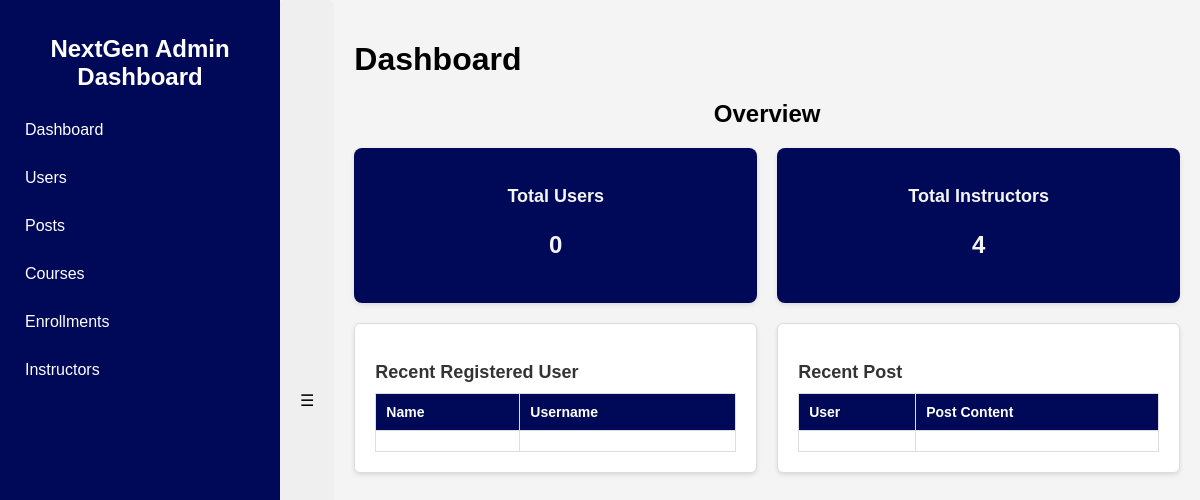
The page /database/ on the database as committed earlier.
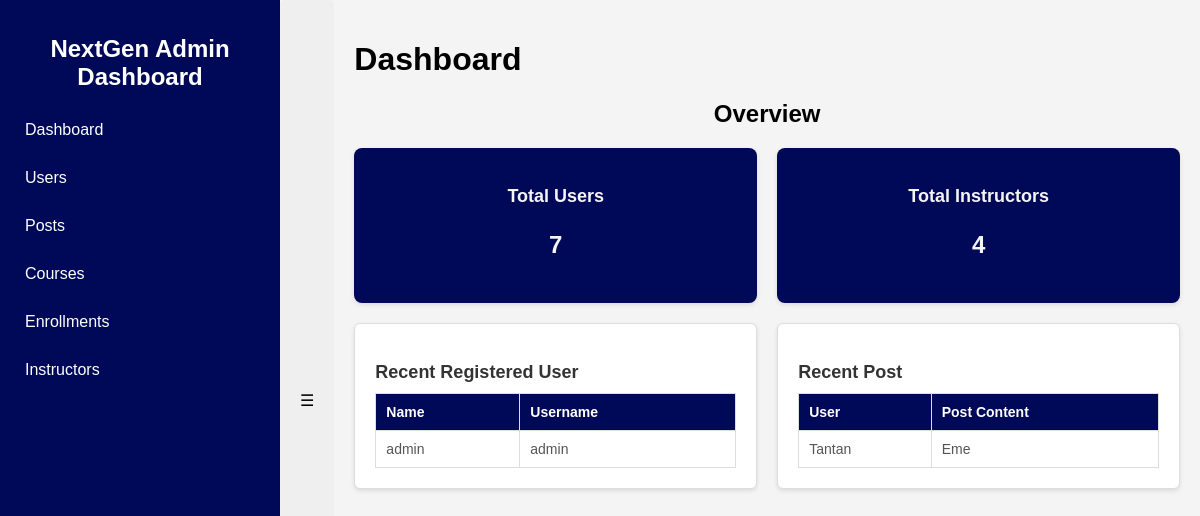
The same page on the database as committed later.
### app/models.py (models this page shows, shortened)
class User(models.Model):
    name = models.CharField(max_length=100)
    username = models.CharField(max_length=100, unique=True)
    password = models.CharField(max_length=100)
    email = models.EmailField(unique=True)
    def __str__(self):
        return self.username

class Post(models.Model):
    user = models.ForeignKey(User, on_delete=models.CASCADE, related_name='posts', default='')
    body = models.TextField()

### app/views.py (the view)
# urls.py: path('database/', DatabasePageView.as_view(), name='database'),
class DatabasePageView(TemplateView):
    template_name = 'app/database.html'
    def get_context_data(self, **kwargs):
        context = super().get_context_data(**kwargs)
        context['users'] = User.objects.all()
        context['posts'] = Post.objects.all()
        context['courses'] = Course.objects.all()
        context['enrollments'] = Enrollment.objects.all()
        context['instructors'] = Instructor.objects.all()
        context['total_users'] = User.objects.count()
        context['total_instructors'] = Instructor.objects.count()
        try:
            context['recent_user'] = User.objects.latest('id')
        except ObjectDoesNotExist:
            context['recent_user'] = None  # Default to None if no users exist
        try:
            context['recent_post'] = Post.objects.latest('id')
        except ObjectDoesNotExist:
            context['recent_post'] = None  # Default to None if no posts exist
        return context

### app/models.py (called while the page is built)
    def __str__(self):
        return f"{self.course_type}"

    def __str__(self):
        return self.name

### app/templates/app/database.html (shortened to what this page needs)
<!DOCTYPE html>
{% load static %}
<html lang="en">
<head>
    <link rel="stylesheet" href="{% static 'css/admin_database.css' %}">
    <link href='https://unpkg.com/boxicons@2.1.4/css/boxicons.min.css' rel='stylesheet'>
</head>
<body onload="ShowDashboard()">
    <div class="container">
        <aside class="sidebar" id="sidebar">
            <h2>NextGen Admin Dashboard</h2>
            <nav>
                <ul>
                    <li><a href="#" onclick="showSection('dashboard')">Dashboard</a></li>
                    <li><a href="#" onclick="showSection('user')">Users</a></li>
                    <li><a href="#" onclick="showSection('post')">Posts</a></li>
                    <li><a href="#" onclick="showSection('course')">Courses</a></li>
                    <li><a href="#" onclick="showSection('enrollment')">Enrollments</a></li>
                    <li><a href="#" onclick="showSection('instructor')">Instructors</a></li>
                </ul>
            </nav>
        </aside>
        <button class="sidebar-toggle" onclick="toggleSidebar()">☰</button>
        <main class="main-content">
            <header>
                <h1>Dashboard</h1>
            </header>
            <section id="dashboard" class="content-section" style="display: none;">
                <h2>Overview</h2>
                <div class="overview-cards">
                    <div class="card">
                        <h3>Total Users</h3>
                        <p>{{ total_users }}</p>
                    </div>
                    <div class="card">
                        <h3>Total Instructors</h3>
                        <p>{{ total_instructors }}</p>
                    </div>
                </div>
                <div class="tables-section">
                    <div class="table-container">
                        <h3>Recent Registered User</h3>
                        <table class="dashboard-table">
                            <thead>
                                <tr>
                                    <th>Name</th>
                                    <th>Username</th>
                                </tr>
                            </thead>
                            <tbody>
                                <tr>
                                    <td>{{ recent_user.name }}</td>
                                    <td>{{ recent_user.username }}</td>
                                </tr>
                            </tbody>
                        </table>
                    </div>
                    <div class="table-container">
                        <h3>Recent Post</h3>
                        <table class="dashboard-table">
                            <thead>
                                <tr>
                                    <th>User</th>
                                    <th>Post Content</th>
                                </tr>
                            </thead>
                            <tbody>
                                <tr>
                                    <td>{{ recent_post.user }}</td>
                                    <td>{{ recent_post.body }}</td>
                                </tr>
                            </tbody>
                        </table>
                    </div>
                </div>
            </section>
        </main>
    </div>
</body>
</html>

### static/css/admin_database.css (style rules this page uses)
body { font-family: Arial, sans-serif; margin: 0; padding: 0; display: flex; height: 100vh; background-color: #f4f4f4; transition: background-color 0.3s ease; }
.container { display: flex; width: 100%; height: 100%; }
.sidebar { width: 250px; background-color: #000957; color: white; padding: 15px; height: 100%; transition: width 0.3s ease; }
.sidebar h2 { font-size: 24px; text-align: center; margin-bottom: 20px; }
.sidebar ul { list-style-type: none; padding: 0; }
.sidebar ul li a { display: block; text-decoration: none; padding: 10px; margin: 10px 0; color: #fff; border-radius: 5px; transition: background-color 0.3s ease; }
.main-content { flex: 1; padding: 20px; overflow-y: auto; }
.overview-cards { display: grid; grid-template-columns: repeat(2, 1fr); gap: 20px; margin-bottom: 20px; }
.card { background-color: #000957; border-radius: 8px; padding: 20px; text-align: center; box-shadow: 0 2px 5px rgba(0, 0, 0, 0.1); }
#dashboard h2 { text-align: center; }
.card h3 { margin-bottom: 10px; font-size: 18px; color: #f4f4f4; }
.card p { font-size: 24px; color: #f4f4f4; font-weight: bold; }
.tables-section { display: flex; gap: 20px; flex-wrap: wrap; }
.table-container { flex: 1; min-width: 300px; background-color: #ffffff; border: 1px solid #ddd; padding: 20px; border-radius: 6px; box-shadow: 0 2px 4px rgba(0, 0, 0, 0.1); }
.table-container h3 { font-size: 18px; margin-bottom: 10px; color: #333; }
.dashboard-table { width: 100%; border-collapse: collapse; font-size: 14px; color: #555; }
.dashboard-table th, .dashboard-table td { border: 1px solid #ddd; padding: 10px; text-align: left; }
.dashboard-table th { background-color: #000957; color: white; font-weight: bold; }
table { width: 100%; border-collapse: collapse; }
table th, table td { padding: 10px; text-align: left; border-bottom: 1px solid #ddd; }
table th { background-color: #000957; color: white; }
button { padding: 10px 20px; font-size: 16px; border-radius: 5px; cursor: pointer; border: none; transition: background-color 0.3s ease, transform 0.3s ease; }

Rows that differ between the two databases and show on the page:
added User: name "admin", username "admin"
added Post: user "Tantan", body "Eme"
Other text that changed with them:
{{ total_users }}: "0" → "7"
